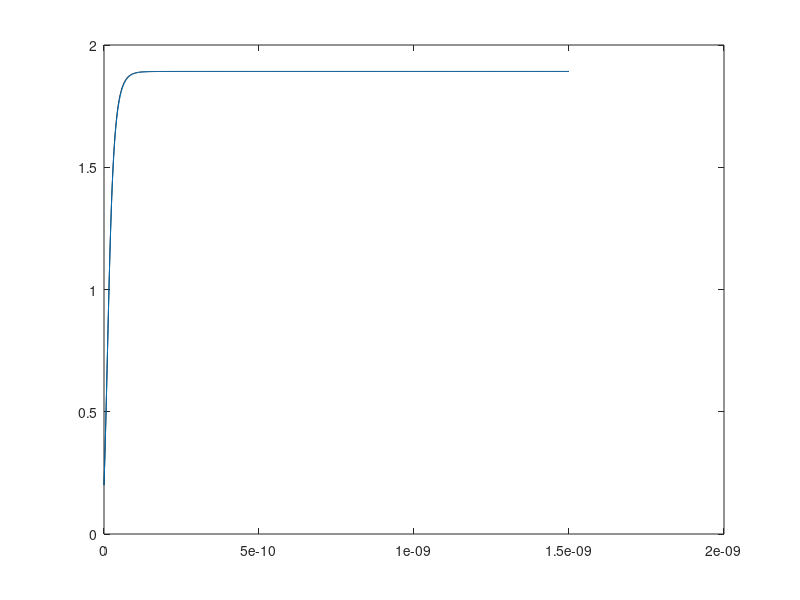

Source code (MATLAB): (Note: this script raises an error after producing the figure.)
%% Numerical Methods Homework #2
% Author: Marco Marrufo

%% Eq. (3)
clear, clc

% Simulated beta_cr values from homework #1
beta1 = 4.67;
beta2 = 7.8449;
beta3 = 11.0123;


% Circuit Parameters
f_H = 1e9;
tau = 1/(2*pi*f_H);
phi = -pi/4;

% Beta test cases -- uncomment the one you're using.
% beta = beta1/2;
% beta = (beta1+beta2)/2;
beta = (beta2+beta3)/2;


% Differential equation (3)
dxdt = @(t, x) -1/tau*x + beta/tau*cos(x+phi)^2;

% Step size
h = 1/1e12;

% Initial conditions
t0 = 0;
x0 = 0.2;


% Max simulation time & number of iterations for initialization.
tmax = 1.5e-9;
iters = int64((tmax - t0)/h)+1;

% Euler's Method

disp("Running Euler's Method")

% Starting conditions
t = t0;
x = x0;


% Initializing empty vectors of zeros.
euler_tvals = zeros(1, iters);
euler_xvals = zeros(1, iters);

i = 1;

% First step of eulers
euler_tvals(i) = t0;
euler_xvals(i) = x0;

while t < tmax
    i = i + 1;
    
    % Store previous values
    t_prev = t;
    x_prev = x;
    
    % Find next values
    t = t_prev + h;
    x = x_prev + h*dxdt(t_prev, x_prev);
    
    % Save inside vector
    euler_tvals(i) = t;
    euler_xvals(i) = x;
    
end


% RK4

disp("Running RK4")

t = t0;
x = x0;

rk4_tvals = zeros(1, iters);
rk4_xvals = zeros(1, iters);

i = 1;

rk4_tvals(i) = t0;
rk4_xvals(i) = x0;

while t < tmax
    i = i + 1;
    
    t_prev = t;
    x_prev = x;
    
    % RK4 Calculations
    k1 = dxdt(t_prev, x_prev);
    k2 = dxdt(t_prev + h/2, x_prev + h/2*k1);
    k3 = dxdt(t_prev + h/2, x_prev + h/2*k2);
    k4 = dxdt(t_prev + h, x_prev + h*k3);
    
    t = t_prev + h;
    x = x_prev + h/6*(k1+2*k2+2*k3+k4);
    
    rk4_tvals(i) = t;
    rk4_xvals(i) = x;
end

%
figure('Position', [650 350 900 600])
plot(euler_tvals, euler_xvals, 'k');
hold on
plot(rk4_tvals, rk4_xvals);
title("Numerical Methods for $$\frac{dx}{dt} = -\frac{1}{\tau}x" ...
    + "+ \frac{\beta}{\tau}\cos^2{[x+\phi]}$$" + ", $$\beta$$ = " + beta, 'interpreter','latex');
legend(["Euler's", "RK4"], "Location", "best")
xlim([t0-h, tmax+h])
xlabel("t")
ylabel("x")


%% Eqs. (8) and Eq (9)
clear, clc

% Circuit Parameters
f_H = 1e9;
f_L = 1e6;
phi = -pi/4;

tau = 1/(2*pi*f_H);
theta = 1/(2*pi*f_L);

beta_cr = -1/sin(2*phi);

% Different test cases for beta -- change gain as needed
% (1) gain = 0.99
% (2) gain = 1.01
% (3) gain = 3
gain = 3;
beta = gain*beta_cr;



xdot = @(x, y) -1/tau*x - 1/tau*y + beta/tau*cos(x + phi)^2;
ydot = @(x) 1/theta*x;

% Step size
h = 1/1e11;

% Initial conditions
t0 = 0;
x0 = 0;
y0 = 0;


% t max
tmax = 1.1e-5;
iters = int64((tmax - t0)/h)+1;

% Euler's Method

disp("Running Euler's Method")

t = t0;
x = x0;
y = y0;


euler_tvals = zeros(1, iters);
euler_xvals = zeros(1, iters);
euler_yvals = zeros(1, iters);

i = 1;

euler_tvals(i) = t0;
euler_xvals(i) = x0;
euler_yvals(i) = y0;

while t < tmax

    i = i + 1;
    
    t_prev = t;
    x_prev = x;
    y_prev = y;
    
    t = t_prev + h;
    x = x_prev + h*xdot(x_prev, y_prev);
    y = y_prev + h*ydot(x_prev);
    
    euler_tvals(i) = t;
    euler_xvals(i) = x;
    euler_yvals(i) = y;
    
end



% RK4

disp("Running RK4")

% Initial conditions
t = t0;
x = x0;
y = y0;

% Initializing empty vectors
rk4_tvals = zeros(1, iters);
rk4_xvals = zeros(1, iters);
rk4_yvals = zeros(1, iters);

i = 1;

rk4_tvals(i) = t0;
rk4_xvals(i) = x0;
rk4_yvals(i) = y0;

while t < tmax
    i = i + 1;
    
    t_prev = t;
    x_prev = x;
    y_prev = y;
    
    % RK4 Calculations
    k1x = xdot(x_prev, y_prev);
    k1y = ydot(x_prev);
    
    k2x = xdot(x_prev + h/2*k1x, y_prev + h/2*k1y);
    k2y = ydot(x_prev + h/2*k1x);
    
    k3x = xdot(x_prev + h/2*k2x, y_prev + h/2*k2y);
    k3y = ydot(x_prev + h/2*k2x);

    k4x = xdot(x_prev + h*k3x, y_prev + h*k3y);
    k4y = ydot(x_prev + h*k3x);
    
    t = t_prev + h;
    x = x_prev + h/6*(k1x+2*k2x+2*k3x+k4x);
    y = y_prev + h/6*(k1y+2*k2y+2*k3y+k4y);
    
    rk4_tvals(i) = t;
    rk4_xvals(i) = x;
    rk4_yvals(i) = y;
end

% Plots

mesh_x = linspace(min(rk4_xvals), max(rk4_xvals), 20);
mesh_y = linspace(min(rk4_yvals), max(rk4_yvals), 20);

figure('Position', [650 350 900 600])
[X, Y] = meshgrid(mesh_x, mesh_y);

u = zeros(size(X));
v = zeros(size(X));

for i = 1:numel(X)
   u(i) = xdot(X(i), Y(i));
   v(i) = ydot(X(i));
end

h = quiver(X, Y, u, v, 'r'); figure(gcf)
h.Annotation.LegendInformation.IconDisplayStyle = 'off';

hold on

titletext = strcat("Numerical Method for Eq. (8) and Eq. (9), $$\beta =  $$", " ", num2str(gain),  "$$\beta_{Cr}$$");
title(titletext ,'interpreter','latex')
plot(euler_xvals, euler_yvals, 'k', 'LineWidth', 0.5);
plot(rk4_xvals, rk4_yvals, 'LineWidth', 1.5);
plot(rk4_xvals(1),rk4_yvals(1),'mo','LineWidth', 1.5) % starting point
plot(rk4_xvals(end),rk4_yvals(end),'g*','LineWidth', 1.5) % ending point
legend(["Euler's", "RK4", "Start", "End"], "Location", "best")
xlabel("x")
ylabel("y")
hold off

figure()
plot(rk4_tvals, rk4_xvals)

%% Eqs. (13) and (14)
clear, clc

% Circuit Parameters
omega_0 = 1e9;
delta_omega = 100e6;
phi = -pi/4;



beta_cr = -1/sin(2*phi);

% Different test cases for beta -- change gain as needed
% (1) gain = 0.99
% (2) gain = 1.01
% (3) gain = 3
gain = 0.99;

beta = gain*beta_cr;



xdot = @(x, y) delta_omega*(-x - y + beta*cos(x + phi)^2);
ydot = @(x) omega_0^2/delta_omega*x;

% Step size
h = 1/1e12;

% Initial conditions
t0 = 0;
x0 = 0.2;
y0 = 0.2;


% t max
tmax = 1.1e-5;
iters = int64((tmax - t0)/h)+1;

% Euler's Method

disp("Running Euler's Method")

t = t0;
x = x0;
y = y0;


euler_tvals = zeros(1, iters);
euler_xvals = zeros(1, iters);
euler_yvals = zeros(1, iters);

i = 1;

euler_tvals(i) = t0;
euler_xvals(i) = x0;
euler_yvals(i) = y0;

while t < tmax

    i = i + 1;
    
    t_prev = t;
    x_prev = x;
    y_prev = y;
    
    t = t_prev + h;
    x = x_prev + h*xdot(x_prev, y_prev);
    y = y_prev + h*ydot(x_prev);
    
    euler_tvals(i) = t;
    euler_xvals(i) = x;
    euler_yvals(i) = y;
    
end

% RK4

disp("Running RK4")

% Initial conditions
t = t0;
x = x0;
y = y0;

% Initializing empty vectors
rk4_tvals = zeros(1, iters);
rk4_xvals = zeros(1, iters);
rk4_yvals = zeros(1, iters);

i = 1;

rk4_tvals(i) = t0;
rk4_xvals(i) = x0;
rk4_yvals(i) = y0;

while t < tmax
    i = i + 1;
    
    t_prev = t;
    x_prev = x;
    y_prev = y;
    
    % RK4 Calculations
    k1x = xdot(x_prev, y_prev);
    k1y = ydot(x_prev);
    
    k2x = xdot(x_prev + h/2*k1x, y_prev + h/2*k1y);
    k2y = ydot(x_prev + h/2*k1x);
    
    k3x = xdot(x_prev + h/2*k2x, y_prev + h/2*k2y);
    k3y = ydot(x_prev + h/2*k2x);

    k4x = xdot(x_prev + h*k3x, y_prev + h*k3y);
    k4y = ydot(x_prev + h*k3x);
    
    t = t_prev + h;
    x = x_prev + h/6*(k1x+2*k2x+2*k3x+k4x);
    y = y_prev + h/6*(k1y+2*k2y+2*k3y+k4y);
    
    rk4_tvals(i) = t;
    rk4_xvals(i) = x;
    rk4_yvals(i) = y;
end

% Plots

mesh_x = linspace(min(rk4_xvals), max(rk4_xvals), 20);
mesh_y = linspace(min(rk4_yvals), max(rk4_yvals), 20);

%figure('Position', [650 350 900 600])
[X, Y] = meshgrid(mesh_x, mesh_y);

u = zeros(size(X));
v = zeros(size(X));

for i = 1:numel(X)
   u(i) = xdot(X(i), Y(i));
   v(i) = ydot(X(i));
end

%h = quiver(X, Y, u, v, 'r'); figure(gcf)
%h.Annotation.LegendInformation.IconDisplayStyle = 'off';

%hold on

%titletext = strcat("Numerical Method for Eq. (8) and Eq. (9), $$\beta =  $$", " ", num2str(gain),  "$$\beta_{Cr}$$");
%title(titletext ,'interpreter','latex')
% plot(euler_xvals, euler_yvals, 'k', 'LineWidth', 0.5);
% comet(rk4_xvals, rk4_yvals, 'LineWidth', 1.5);
comet3(rk4_tvals, rk4_xvals, rk4_yvals);
%plot(rk4_xvals(1),rk4_yvals(1),'mo','LineWidth', 1.5) % starting point
%plot(rk4_xvals(end),rk4_yvals(end),'g*','LineWidth', 1.5) % ending point
%legend(["Euler's", "RK4", "Start", "End"], "Location", "best")
%xlabel("x")
%ylabel("y")
%hold off

%figure()
%plot(rk4_tvals, rk4_xvals)